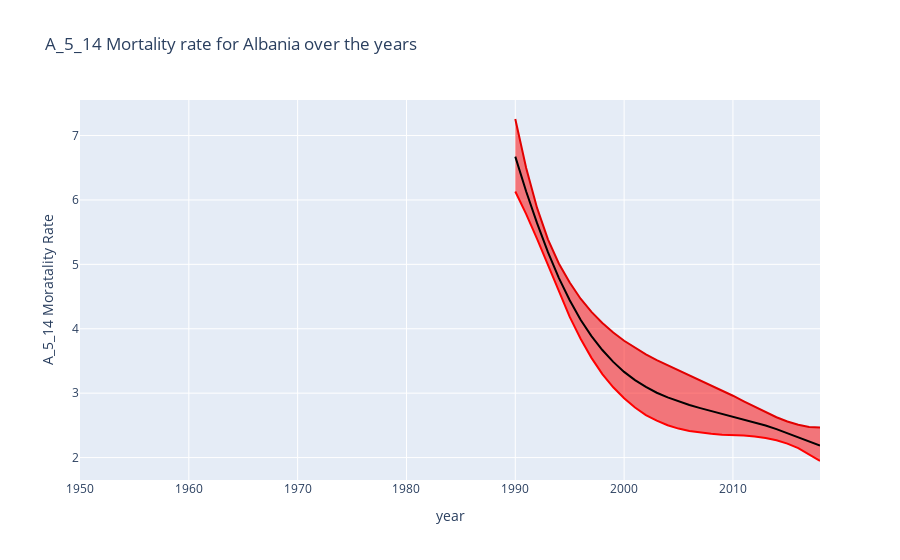
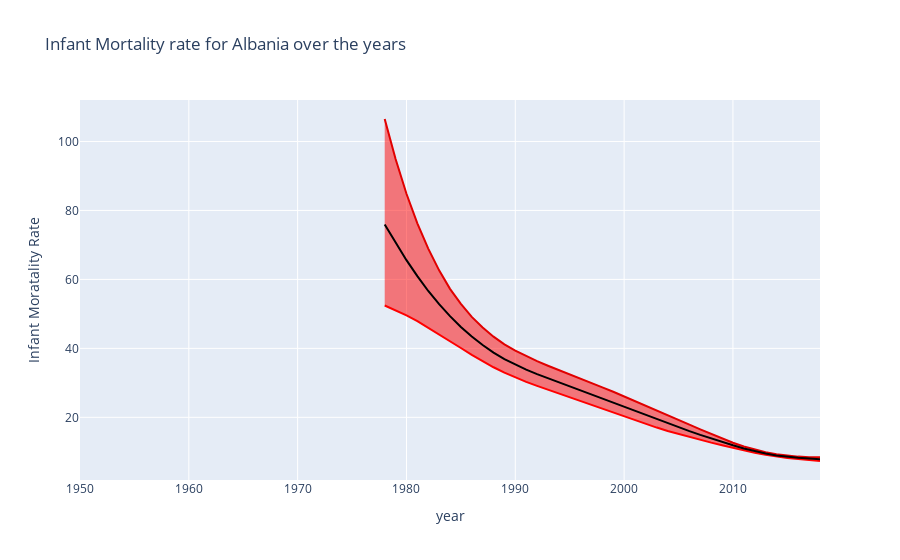
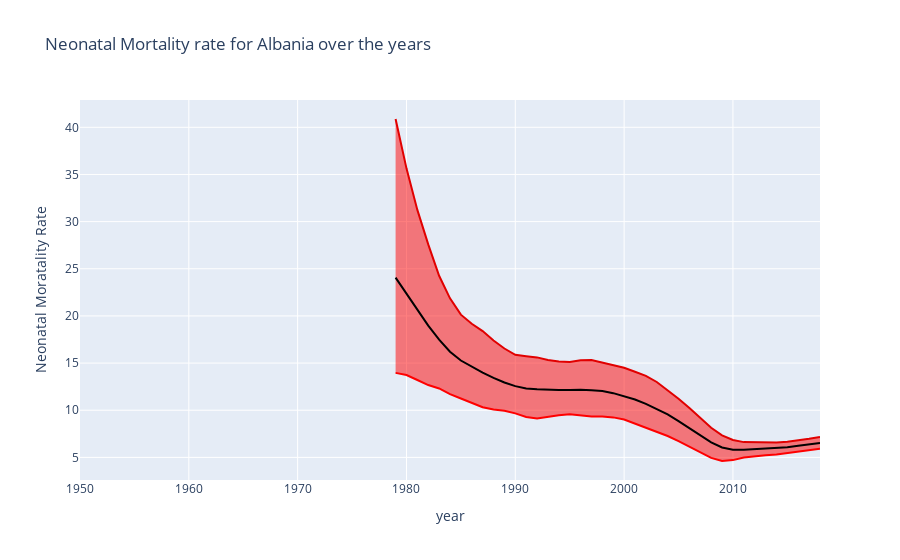
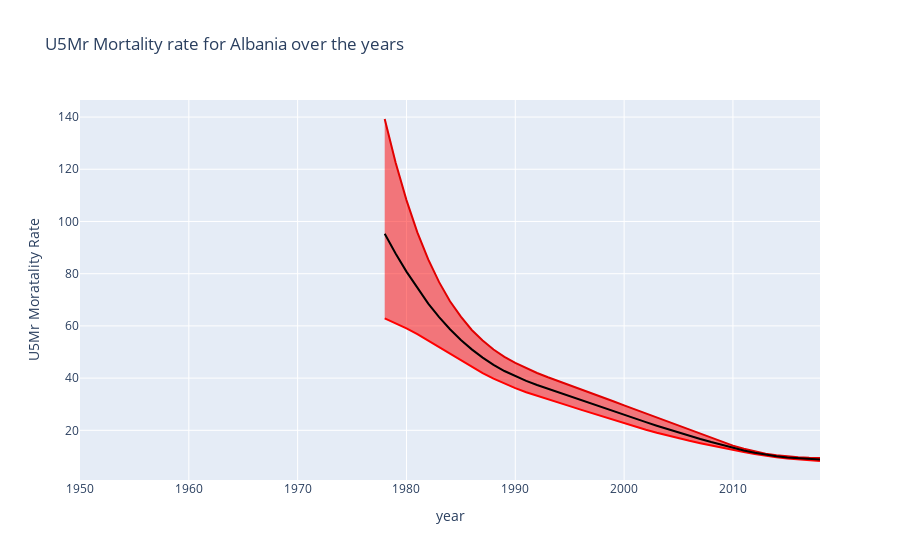

The notebook cell saved with these charts, in order:
### Markdown cell above
### Displaying line graphs for a country over years with range (Upper and Lower) for all four categories

### Code cell
db_file = 'project.db'
conn = create_connection(db_file)
def input_the_country_name():
    try:

        country = input('Enter the country name : ')
#         org_country = country
        country = country.lower()
        if country not in case_insensitive_country_names :
            raise invalid
        else :
            line_graph_over_the_years (country)
    except invalid:
        possible_country_list = possible_countries(country)

        if len(possible_country_list) == len(country_names_list) :
            print("Country entered is invalid ")
        else :
            print("Entered country is wrong . Please check the below suggestions :\n",[i.title() for i in possible_country_list])
            input_the_country_name()
input_the_country_name()
